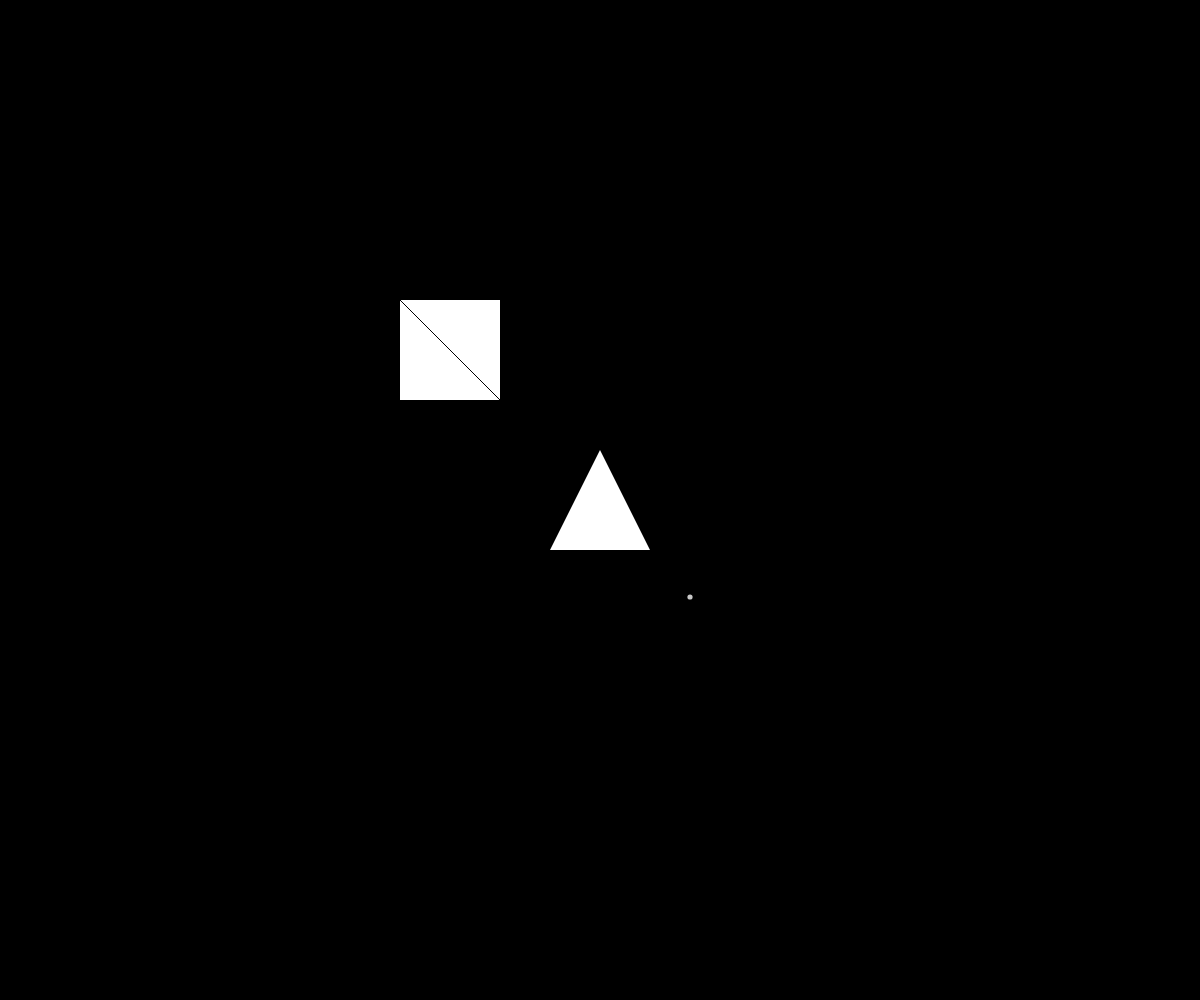
Frame 1 (no input)
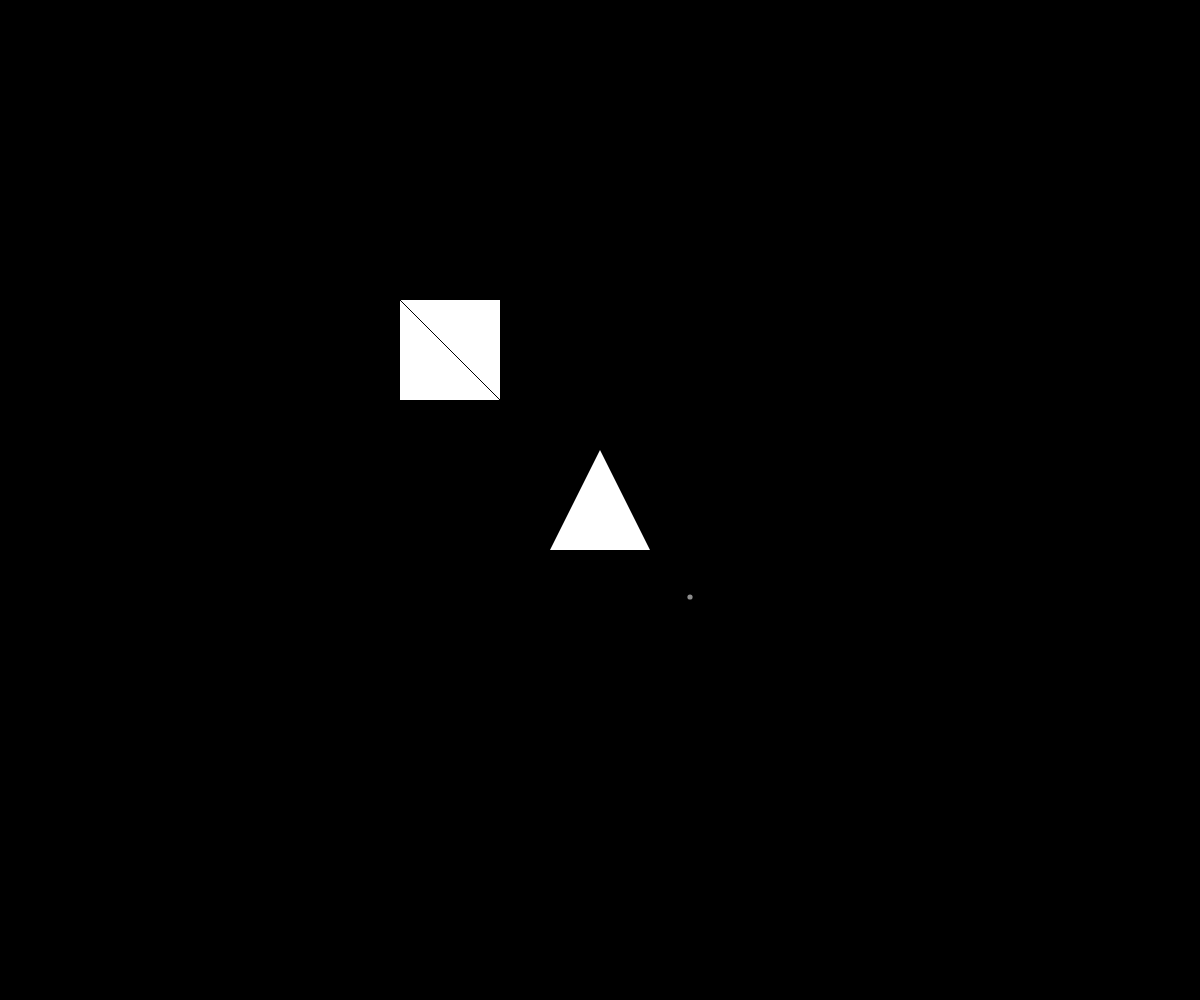
Frame 60 (no input)
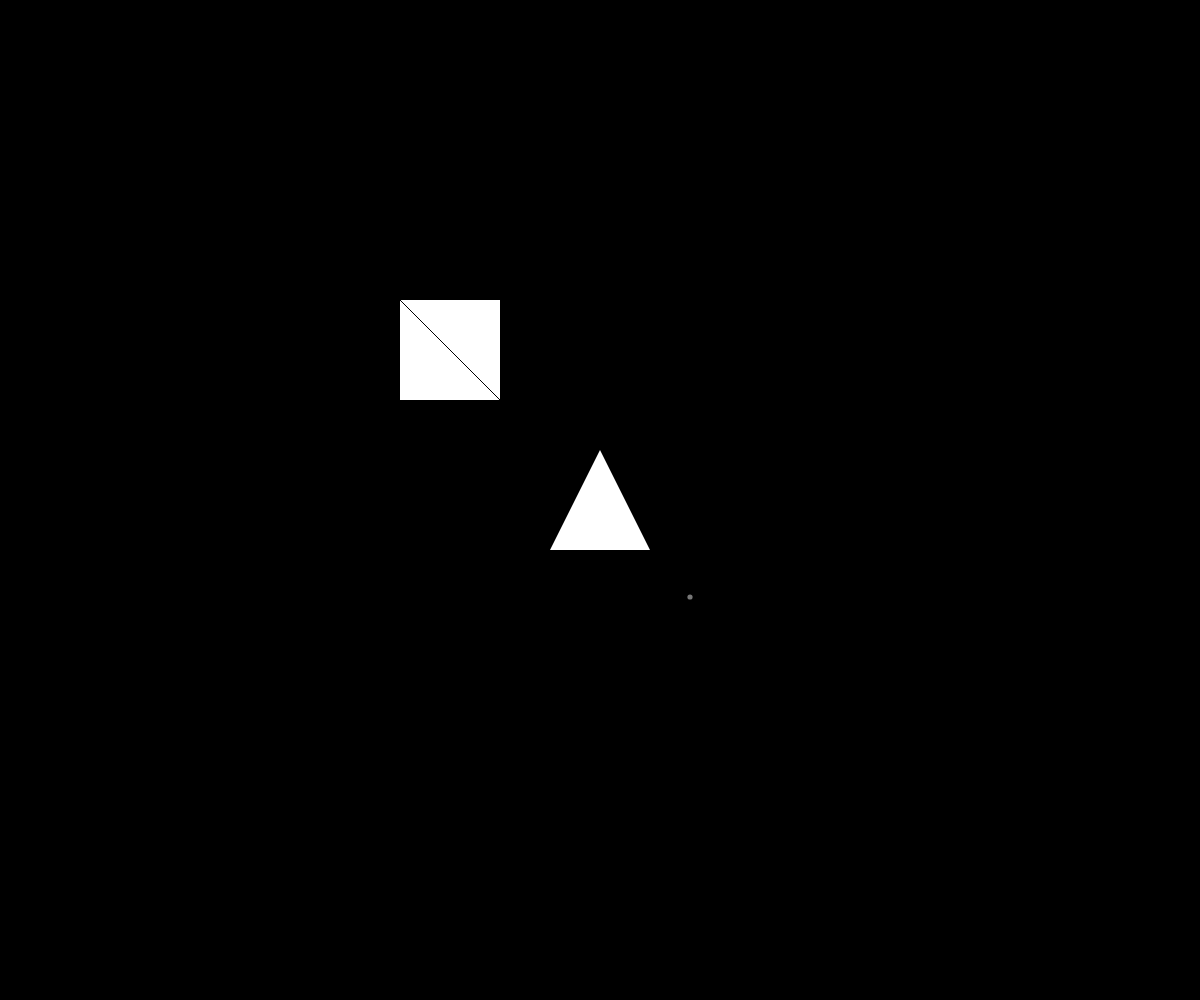
Frame 120 (the mouse pressed at the canvas centre since frame 60)

The p5.js sketch that drew these frames (run headless with seeded random() and noise() and a simulated clock; from frame 60 on, the mouse is pressed at the canvas centre):

// p5.js sketch
// ── sketch.js
let screen_width = window.innerWidth;
let screen_height = window.innerHeight;
var gameObjects = []

function setup() {
  createCanvas(screen_width, screen_height);
  gameObjects = [new objQuad([0,0],[100,0],[100,100],[0,100]), new objLine([0,0],[1000,1000]), new speedParticle(200, 100)];
  strokeWeight(0);
}

function draw() {
  background(0);
  gameObjects.forEach(function(gameObject) {
    gameObject.drawObj();
  })
  playerObj.move();
  playerObj.update();
}

// ── collide.js
function check_collide_line (line_to_check) {
    let cum = 0;
    const normal = get_normal_vector(line_to_check);
    const offset = normal[0] * line_to_check.v1[0] + normal[1] * line_to_check.v1[1];
    for (let v of playerObj.vertexPoints) {
        push();
        fill(255,0,0);
        circle(convertPoint(v)[0],convertPoint(v)[1],5);
        pop();
        cum += Math.sign(normal[0] * v[0] + normal[1] * v[1] - offset)
    }
    //console.log(normal,offset,cum);
    if (Math.abs(cum) == 3) return false;
    const w = [
        (line_to_check.v2[0] - line_to_check.v1[0]),
        (line_to_check.v2[1] - line_to_check.v1[1]) 
    ];
    const vsquare = w[0]**2 + w[1]**2;
    const vdotx = w[0] * (playerObj.posX - line_to_check.v1[0]) + w[1] * (playerObj.posY - line_to_check.v1[1]);
    // console.log(w,vsquare,vdotx);
    return vdotx >= -20 && vdotx <= vsquare + 20;

}

function get_normal_vector (a_line) {
    const scale_vector = [
        a_line.v1[1] - a_line.v2[1],
        a_line.v2[0] - a_line.v1[0]
    ];
    const mag = Math.sqrt(scale_vector[0]**2 + scale_vector[1]**2);
    return scale_vector.map(x => x/mag);
}

function handle_line_collision (the_line) {
    const normal = get_normal_vector(the_line);
    const offset = normal[0] * the_line.v1[0] + normal[1] * the_line.v1[1];
    const our_side = Math.sign(normal[0] * playerObj.posX + normal[1] * playerObj.posY - offset);
    const rel_poses = playerObj.vertexPoints.map(x => normal[0] * x[0] + normal[1] * x[1] - offset);
    const to_offset = (our_side > 0 ? Math.min : Math.max)(
        rel_poses[0], rel_poses[1], rel_poses[2])
    //console.log(normal, offset, our_side, to_offset);
    playerObj.posX -= to_offset * normal[0];
    playerObj.posY -= to_offset * normal[1];
    const hit_force = normal[0] * playerObj.velocityVect[0] + normal[1] * playerObj.velocityVect[1];
    health -= hit_force * 12;
    playerObj.velocityVect[0] -= hit_force * normal[0] * 1.9;
    playerObj.velocityVect[1] -= hit_force * normal[1] * 1.9;
}

let health = 255;
// ── procpath.js
// procpath.js uwu

function check_decay () {
    // TODO
}

function generate_path () {
    // TODO - MUST BE DETERMINISTIC
}
// ── style.css
#myCanvas {
    border-style: solid;
    border-width: 1px;
}
// ── the_game.js

const playfieldDimensions = 2048

const scaleFactor = 1

const playerObj = {
    posX        : 200,
    posY        : 200,
    velocityVect: [0,0], //velocity vector
    direction   : 0,         //facing direction (radians)
    friction    : 0.99,

    thrust      : function(){
        this.velocityVect[0] += Math.sin(this.direction) * 0.1;
        this.velocityVect[1] -= Math.cos(this.direction) * 0.1;
    },
    move        : function(){
        this.posX += this.velocityVect[0]
        this.posY += this.velocityVect[1]
    },
    update      : function(){
        if(keyIsDown(LEFT_ARROW)){
            this.direction -= 0.1;
        }
        if(keyIsDown(UP_ARROW)){
            this.thrust();
        }
        if(keyIsDown(RIGHT_ARROW)){
            this.direction += 0.1;
        }
        this.velocityVect[0] *= this.friction;
        this.velocityVect[1] *= this.friction;
        translate(screen_width/2, screen_height/2);
        rotate(this.direction);
        fill(255);
        triangle(0,-50, -50,50, 50,50)
    }
}

function callDraw(objectToDraw){
    objectToDraw.drawObj();
}

class objQuad {
    constructor(v1,v2,v3,v4) {
        this.v1 = v1;
        this.v2 = v2;
        this.v3 = v3;
        this.v4 = v4;

        this.screen1 = convertPoint(this.v1);
        this.screen2 = convertPoint(this.v2);
        this.screen3 = convertPoint(this.v3);
        this.screen4 = convertPoint(this.v4);
    }

    drawObj(){
        this.screen1 = convertPoint(this.v1);
        this.screen2 = convertPoint(this.v2);
        this.screen3 = convertPoint(this.v3);
        this.screen4 = convertPoint(this.v4);
        quad(this.screen1[0],this.screen1[1],this.screen2[0],this.screen2[1],this.screen3[0],this.screen3[1],this.screen4[0],this.screen4[1]);
    }
}

class objLine {
    constructor(v1,v2) {
        this.v1 = v1
        this.v2 = v2
        this.screen1 = convertPoint(this.v1);
        this.screen2 = convertPoint(this.v2);

    }

    drawObj(){
        this.screen1 = convertPoint(this.v1);
        this.screen2 = convertPoint(this.v2);
        strokeWeight(1);
        line(this.screen1[0],this.screen1[1],this.screen2[0],this.screen2[1])
        strokeWeight(0);
    }
}

class speedParticle {
    constructor(decayFrames, randomRange){
        this.decayState = 0;
        this.decayFrames = decayFrames;
        this.pos = [playerObj.posX + Math.random()*randomRange, playerObj.posY + Math.random()*randomRange];
        this.size = Math.random()*5
        gameObjects.push(this);
    }

    drawObj(){
        this.screen1 = convertPoint(this.pos);
        fill(255,255,255, (Math.abs(this.decayFrames - this.decayState - (this.decayFrames/2))+this.decayFrames/2))/this.decayFrames * 255;
        circle(this.screen1[0],this.screen1[1],this.size + 5);
        fill(255)
        this.decayState ++;
        if (this.decayState >= this.decayFrames){
            gameObjects.splice(gameObjects.findIndex(function(value){
                if (value == this){
                    return true;
                }
                else{
                    return false;
                }
            }),1);
        }
    }


}

function convertPoint(vert){
    var vertOut = [];
    vertOut[0] = Math.floor((vert[0] - playerObj.posX) * scaleFactor) + Math.floor(screen_width / 2);
    vertOut[1] = Math.floor((vert[1] - playerObj.posY) * scaleFactor) + Math.floor(screen_height / 2);
    return vertOut;
}

function convertBack(vert){
    var vertOut = [];
    vertOut[0] = vert[0] - Math.floor(screen_width / 2) * 1/scaleFactor + playerObj.posX;
    vertOut[0] = vert[1] - Math.floor(screen_height / 2) * 1/scaleFactor + playerObj.posY;
    return vertOut;
}
// ── the_page.html
<!DOCTYPE html>
<html>
<body>

<canvas id="myCanvas" width="200" height="100"></canvas>

</body>
</html>
